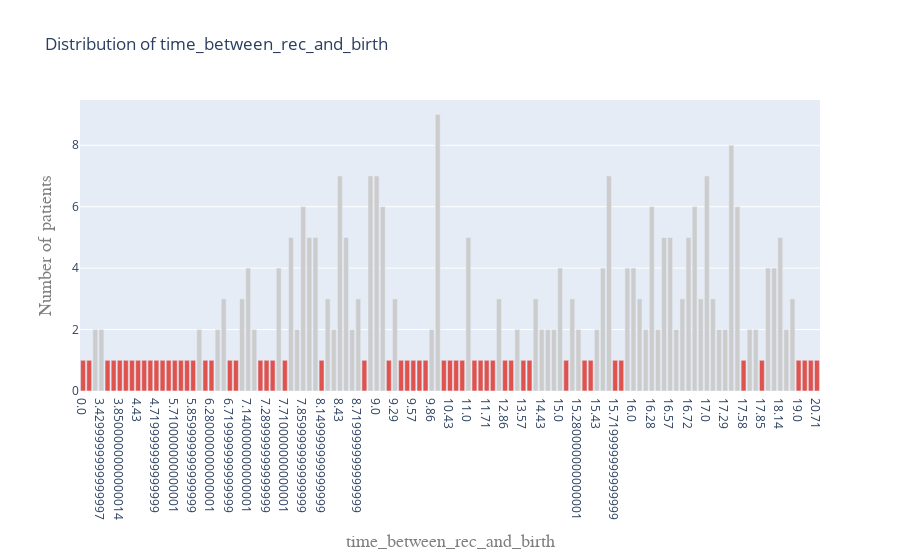

Notebook cell for this chart:
### Code cell
plot_distribution_feature(df_static_information, 'time_between_rec_and_birth', categorical=False)
